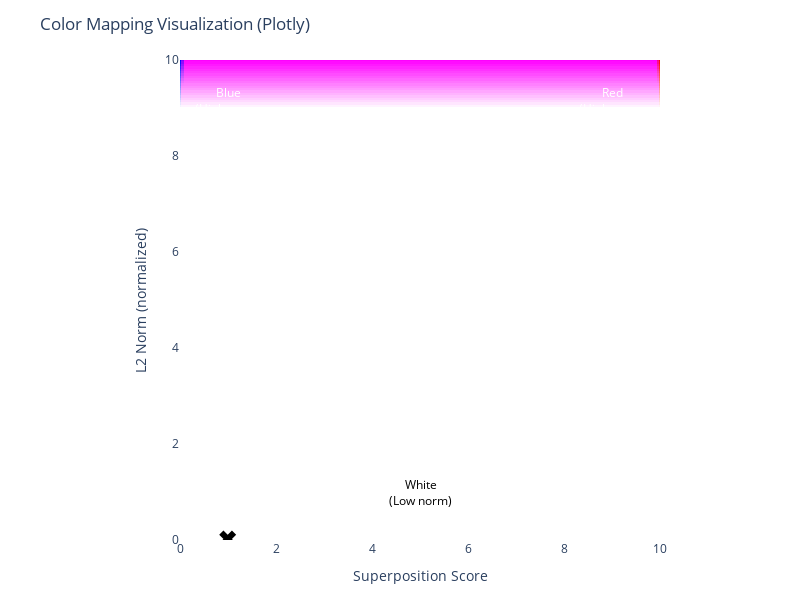

Here is the notebook cell this chart was saved with:
### Code cell
def create_model():
    """Train model with router selection tracking."""
    config = Config(
        n_features=2,
        n_hidden=1,
        n_experts=1,
        n_active_experts=1,
        load_balancing_loss=True,
    )
    
    model = MoEModel(
        config=config,
        device=DEVICE,
        # Create a range of values around 1 for importance, length = n_features
        importance = torch.tensor([1, .01]),
        feature_probability=torch.tensor(1)
    )

    return model

model = create_model()
optimize(model, n_batch=512, steps=5000, print_freq=1000, lr=1e-3, hooks=[])
plot_expert_metrics(model)

### Figure 1 — Plotly figure (JSON) as saved in the notebook; plotly's stock layout.template omitted (floating-point values rounded to 4 significant figures; data arrays with more than 128 entries replaced by an {"elided": "..."} marker saying what was removed)
{"data": [{"dx": 0.05025, "dy": 0.05025, "hovertemplate": "superposition=%{x:.3f}<br>norm=%{y:.3f}<extra></extra>", "type": "image", "x0": 0, "y0": 0, "z": {"elided": "120000 int values"}}, {"marker": {"color": "black", "size": 15, "symbol": "x"}, "mode": "markers", "name": "Experts", "type": "scatter", "x": [0.9937], "y": [0.02184]}], "layout": {"annotations": [{"font": {"color": "white"}, "showarrow": false, "text": "Blue<br>(High norm,<br>Low super)", "x": 1, "xanchor": "center", "y": 9, "yanchor": "middle"}, {"font": {"color": "white"}, "showarrow": false, "text": "Red<br>(High norm,<br>High super)", "x": 9, "xanchor": "center", "y": 9, "yanchor": "middle"}, {"font": {"color": "black"}, "showarrow": false, "text": "White<br>(Low norm)", "x": 5, "xanchor": "center", "y": 1, "yanchor": "middle"}], "height": 600, "margin": {"b": 60, "l": 60, "r": 20, "t": 60}, "title": {"text": "Color Mapping Visualization (Plotly)"}, "width": 800, "xaxis": {"range": [0, 10], "title": {"text": "Superposition Score"}}, "yaxis": {"range": [0, 10], "title": {"text": "L2 Norm (normalized)"}}}}
